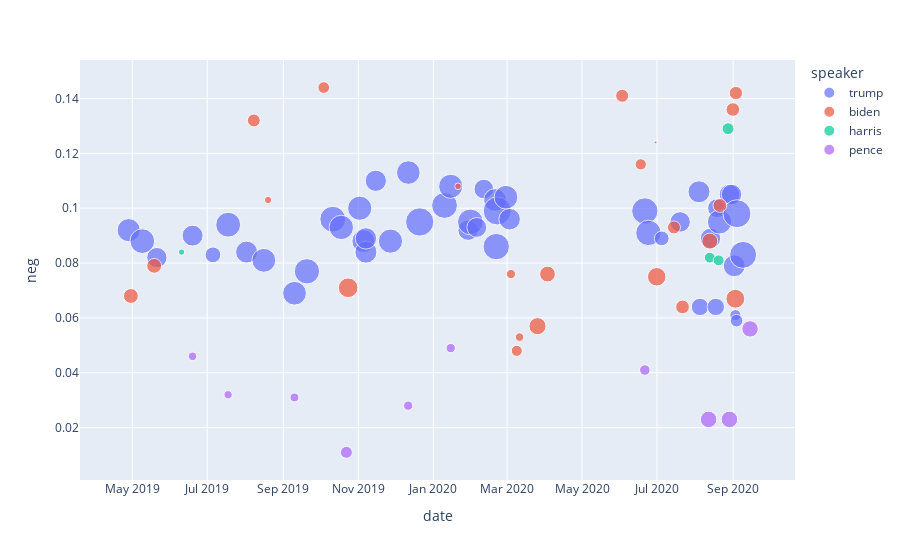

Write notebook code for a chart like this one.
### Code cell
fig = px.scatter(bow, x="date", y="neg", color="speaker", size="len", hover_data=["title"])
fig.show()

### Figure 1 — Plotly figure (JSON) as saved in the notebook; plotly's stock layout.template omitted (floating-point values rounded to 4 significant figures)
{"data": [{"customdata": [["Watch Live: President Trump's MAGA Rally in Green Bay (Full) | NBC News"], ["FULL RALLY: President Trump in Panama City Beach, Florida"], ["FULL RALLY: President Trump in Montoursville, Pennsylvania"], ["TRUMP 2020: President Trump Re-Election Campaign Rally - FULL SPEECH"], ["President Trump COMPLETE REMARKS at July 4th \"Salute to America\" (C-SPAN)"], ["FULL RALLY: President Trump Rally in Greenville, North Carolina"], ["FULL RALLY: President Trump on Democrats, Economy in Cincinnati, Ohio"], ["Pres. Trump New Hampshire Rally in Manchester | ABC News Live Coverage"], ["Watch LIVE President Trump campaign rally in Fayetteville, North Carolina | ABC News"], ["FULL SPEECH President Donald Trump Rally - Rio Rancho, NM. 2019"], ["FULL RALLY: President Trump rally in Minneapolis, MN"], ["FULL TRUMP RALLY: President Trump holds campaign rally in Dallas, Texas"], ["Watch Live: President Donald Trump Speaks At Mississippi Campaign Rally | NBC News"], ["FULL RALLY: President Trump in Lexington, Kentucky"], ["Watch Live: President Donald Trump Speaks At A Keep America Great Rally In Louisiana | NBC News"], ["FULL RALLY: President Trump Monroe, Louisiana"], ["FULL RALLY: President Trump in Bossier City, Louisiana"], ["KEEP AMERICA GREAT: President Trump FULL RALLY in Florida"], ["President Donald Trump speaks at his Hershey rally (full speech)"], ["Full Video: President Trump speaks at campaign rally in Battle Creek"], ["FULL RALLY: President Trump talks impeachment and more in Toledo, Ohio"], ["Donald Trump hosts \"Keep America Great\" rally in Milwaukee, Wis."], ["Trump Rally in Wildwood New Jersey, Jan. 28, 2020, full speech"], ["LIVE: President Trump in Des Moines, IA"], ["LIVE: State of the Union Address"], ["LIVE: President Trump in Manchester, NH"], ["LIVE: President Trump in Phoenix, AZ"], ["LIVE: President Trump in Colorado Springs, CO"], ["LIVE: President Trump in Las Vegas, NV"], ["LIVE: President Trump in North Charleston, SC"], ["LIVE: President Trump in Charlotte, NC"], ["LIVE: President Trump in Tulsa, Oklahoma"], ["Trump addresses crowd of young Americans at Arizona rally | FULL"], ["President Trump's full speech at Mount Rushmore | USA TODAY"], ["President Trump goes one-on-one with Chris Wallace | Full Interview"], ["AXIOS on HBO: President Trump Exclusive Interview (Full Episode) | HBO"], ["Trump offers Lebanon assistance following explosion, touts' coronavirus response | FULL"], ["Trump slams Kamala Harris, makes 2020 predictions | Full Interview"], ["WATCH LIVE: President Trump comes to Minnesota for Mankato campaign stop"], ["WATCH: President Trump in Yuma, AZ"], ["Trump Delivers Remarks at Mariotti Building Products in Old Forge, Pennsylvania"], ["President Donald Trump's Full Republican National Convention Speech | NBC10 Philadelphia"], ["President Trump's Full RNC 2020 Speech | NowThis"], ["Jacob Blake protests: Trump announces funding for Kenosha police, businesses during visit | FULL"], ["President Trump designates Wilmington, NC as the first American World War II Heritage City | FULL"], ["FULL: Breaking down the Trump \"hot-mic\" tape with David Corn"], ["Trump delivers campaign remarks at Arnold Palmer Regional Airport"], ["Raw Video: President Trump Full Speech at Rally in Winston-Salem, NC (High Quality) 9/8/20"]], "hovertemplate": "speaker=trump<br>date=%{x}<br>neg=%{y}<br>len=%{marker.size}<br>title=%{customdata[0]}<extra></extra>", "legendgroup": "trump", "marker": {"color": "#636efa", "size": [51179, 58321, 39271, 41933, 23723, 59158, 46163, 54366, 53748, 61159, 63730, 56937, 55933, 50291, 46373, 43798, 43215, 55954, 53329, 76459, 63636, 55479, 39858, 63134, 37435, 36857, 49456, 66439, 75031, 53812, 44276, 66431, 61779, 20819, 40044, 46260, 28871, 39521, 28871, 34340, 55968, 39917, 39811, 45799, 11722, 15156, 74826, 69410], "sizemode": "area", "sizeref": 191.1, "symbol": "circle"}, "mode": "markers", "name": "trump", "orientation": "v", "showlegend": true, "type": "scatter", "x": ["2019-04-28T02:07:41Z", "2019-05-09T03:55:17Z", "2019-05-21T00:39:36Z", "2019-06-19T01:48:35Z", "2019-07-05T15:19:57Z", "2019-07-18T01:09:59Z", "2019-08-02T01:11:44Z", "2019-08-16T01:28:24Z", "2019-09-10T00:54:02Z", "2019-09-20T02:59:09Z", "2019-10-11T03:05:55Z", "2019-10-18T02:33:13Z", "2019-11-02T02:18:54Z", "2019-11-05T01:55:14Z", "2019-11-07T03:09:45Z", "2019-11-07T03:13:40Z", "2019-11-15T04:19:23Z", "2019-11-27T02:14:29Z", "2019-12-11T15:33:15Z", "2019-12-20T21:48:33Z", "2020-01-10T02:26:58Z", "2020-01-15T02:45:40Z", "2020-01-29T06:59:18Z", "2020-01-31T03:12:02Z", "2020-02-05T08:14:03Z", "2020-02-11T01:38:10Z", "2020-02-20T04:32:33Z", "2020-02-21T04:03:34Z", "2020-02-21T22:43:46Z", "2020-02-29T02:10:45Z", "2020-03-03T01:55:29Z", "2020-06-21T02:24:14Z", "2020-06-24T00:17:44Z", "2020-07-04T19:25:54Z", "2020-07-19T19:30:10Z", "2020-08-04T03:57:59Z", "2020-08-04T22:46:52Z", "2020-08-13T13:30:08Z", "2020-08-17T19:56:13Z", "2020-08-18T22:31:25Z", "2020-08-20T20:44:15Z", "2020-08-28T22:42:26Z", "2020-08-30T15:59:49Z", "2020-09-01T19:54:33Z", "2020-09-02T18:54:58Z", "2020-09-03T16:59:53Z", "2020-09-04T00:59:45Z", "2020-09-09T01:39:01Z"], "xaxis": "x", "y": [0.092, 0.088, 0.082, 0.09, 0.083, 0.094, 0.084, 0.081, 0.069, 0.077, 0.096, 0.093, 0.1, 0.088, 0.084, 0.089, 0.11, 0.088, 0.113, 0.095, 0.101, 0.108, 0.092, 0.095, 0.093, 0.107, 0.103, 0.086, 0.099, 0.104, 0.096, 0.099, 0.091, 0.089, 0.095, 0.106, 0.064, 0.089, 0.064, 0.1, 0.095, 0.105, 0.105, 0.079, 0.061, 0.059, 0.098, 0.083], "yaxis": "y"}, {"customdata": [["Joe Biden holds first 2020 campaign rally"], ["Joe Biden speaks during a campaign rally in Philadelphia"], ["Full Speech: Biden Condemns Trump’s Rhetoric And White Nationalism | NBC News"], ["Full speech: Joe Biden speaks at the Iowa Democratic Wing Ding"], ["Joe Biden's Full Remarks in Reno, Nevada | Joe Biden for President"], ["Joe Biden Speaks in Scranton, Pennsylvania"], ["CAMPAIGN 2020: Joe Biden's full 2020 King Day at the Dome speech"], ["I'm about to take the stage from California. Tune in to watch live:"], ["I'm about to take the stage from Mississippi. Tune in to watch live:"], ["I'm about to take the stage from Philadelphia. Tune in to watch live:"], ["Joe Biden delivers remarks on the impact of the Coronavirus on Young Americans. Tune in:"], ["Joe Biden Delivers Remarks on Implementation & Oversight of CARES Act | Joe Biden For President"], ["Joe Biden remarks on Protests"], ["Vice President Biden Delivers Remarks On Having a Safer Economic Reopening"], ["Vice President Biden's Remarks at Global Pride | Joe Biden For President"], ["Vice President Biden delivers remarks on Trump’s failure to protect the American people"], ["Joe Biden Delivers Remarks On His “Build Back Better” Plan For An Equitable Clean Energy Future"], ["Joe Biden Unveils $775 Billion ‘Build Back Better’ Plan to Boost Child and Elderly Care"], ["Joe Biden introduces Kamala Harris as running mate"], ["Joe Biden speaks at the 2020 Democratic National Convention | Full Speech"], ["FULL VIDEO: Joe Biden delivers remarks on violence across America"], ["FULL VIDEO: Joe Biden makes remarks on education and takes questions in Wilmington, Delaware"], ["Joe Biden's full campaign speech HD 8/31/2020"]], "hovertemplate": "speaker=biden<br>date=%{x}<br>neg=%{y}<br>len=%{marker.size}<br>title=%{customdata[0]}<extra></extra>", "legendgroup": "biden", "marker": {"color": "#EF553B", "size": [21023, 21153, 15846, 5090, 13126, 36968, 4197, 8226, 11705, 6974, 27963, 23838, 16234, 12059, 795, 32807, 16178, 17990, 24616, 18179, 17602, 33886, 16834], "sizemode": "area", "sizeref": 191.1, "symbol": "circle"}, "mode": "markers", "name": "biden", "orientation": "v", "showlegend": true, "type": "scatter", "x": ["2019-04-29T21:04:46Z", "2019-05-18T19:53:18Z", "2019-08-07T21:43:53Z", "2019-08-19T12:45:01Z", "2019-10-03T20:05:37Z", "2019-10-23T16:04:10Z", "2020-01-21T02:18:03Z", "2020-03-04T03:52:43Z", "2020-03-08T21:31:27Z", "2020-03-11T03:04:25Z", "2020-03-25T18:11:44Z", "2020-04-02T21:16:46Z", "2020-06-02T16:10:27Z", "2020-06-17T18:54:20Z", "2020-06-29T19:46:46Z", "2020-06-30T18:07:35Z", "2020-07-14T18:58:46Z", "2020-07-21T18:32:25Z", "2020-08-12T22:29:45Z", "2020-08-21T03:33:24Z", "2020-08-31T18:11:49Z", "2020-09-02T18:08:28Z", "2020-09-03T04:25:23Z"], "xaxis": "x", "y": [0.068, 0.079, 0.132, 0.103, 0.144, 0.071, 0.108, 0.076, 0.048, 0.053, 0.057, 0.076, 0.141, 0.116, 0.124, 0.075, 0.093, 0.064, 0.088, 0.101, 0.136, 0.067, 0.142], "yaxis": "y"}, {"customdata": [["Full speech: Kamala Harris | Iowa Democrats’ Hall of Fame event (6/19)"], ["Democratic VP candidate Kamala Harris speaks at Joe Biden event"], ["WATCH: Kamala Harris’ full speech at the 2020 Democratic National Convention | 2020 DNC Night 3"], ["Kamala Harris to discuss Trump's response to coronavirus"]], "hovertemplate": "speaker=harris<br>date=%{x}<br>neg=%{y}<br>len=%{marker.size}<br>title=%{customdata[0]}<extra></extra>", "legendgroup": "harris", "marker": {"color": "#00cc96", "size": [3766, 11234, 11349, 13430], "sizemode": "area", "sizeref": 191.1, "symbol": "circle"}, "mode": "markers", "name": "harris", "orientation": "v", "showlegend": true, "type": "scatter", "x": ["2019-06-10T03:00:01Z", "2020-08-12T22:17:49Z", "2020-08-20T03:41:13Z", "2020-08-27T19:30:31Z"], "xaxis": "x", "y": [0.084, 0.082, 0.081, 0.129], "yaxis": "y"}, {"customdata": [["VP Mike Pence introduces President Trump at 2020 re-election rally"], ["AMERICA IS BACK: VP Pence amps up crowd during Trump rally"], ["\"HE'S THE REAL DEAL\": VP Pence speaks at Trump rally in Fayetteville, NC"], ["VP Pence FULL Remarks At 2019 IAC Conference  10-21-2019"], ["Vice President Mike Pence speaks at the Trump rally in Hershey"], ["VP Pence OpenING Speech First 2020 KAG Rally | Toledo OH | 1-09-20 20"], ["Vice President Mike Pence speaks at a Make America Great Again Rally in Tulsa, OK | FULL SPEECH"], ["JUST IN: Pence responds to Kamala Harris being chosen as Joe Biden's 2020 running mate"], ["WATCH LIVE: Mike Pence speaks at Trump campaign event in Michigan"], ["Pence campaigns in Wisconsin | FULL REMARKS"]], "hovertemplate": "speaker=pence<br>date=%{x}<br>neg=%{y}<br>len=%{marker.size}<br>title=%{customdata[0]}<extra></extra>", "legendgroup": "pence", "marker": {"color": "#ab63fa", "size": [6944, 6599, 7554, 13688, 8182, 8391, 10639, 26163, 26163, 25837], "sizemode": "area", "sizeref": 191.1, "symbol": "circle"}, "mode": "markers", "name": "pence", "orientation": "v", "showlegend": true, "type": "scatter", "x": ["2019-06-19T01:03:06Z", "2019-07-17T23:25:05Z", "2019-09-09T23:20:41Z", "2019-10-22T05:26:53Z", "2019-12-11T12:41:31Z", "2020-01-15T03:38:47Z", "2020-06-21T01:40:09Z", "2020-08-11T23:53:58Z", "2020-08-28T22:41:29Z", "2020-09-14T17:12:58Z"], "xaxis": "x", "y": [0.046, 0.032, 0.031, 0.011, 0.028, 0.049, 0.041, 0.023, 0.023, 0.056], "yaxis": "y"}], "layout": {"legend": {"itemsizing": "constant", "title": {"text": "speaker"}, "tracegroupgap": 0}, "margin": {"t": 60}, "xaxis": {"anchor": "y", "domain": [0, 1], "title": {"text": "date"}}, "yaxis": {"anchor": "x", "domain": [0, 1], "title": {"text": "neg"}}}}
